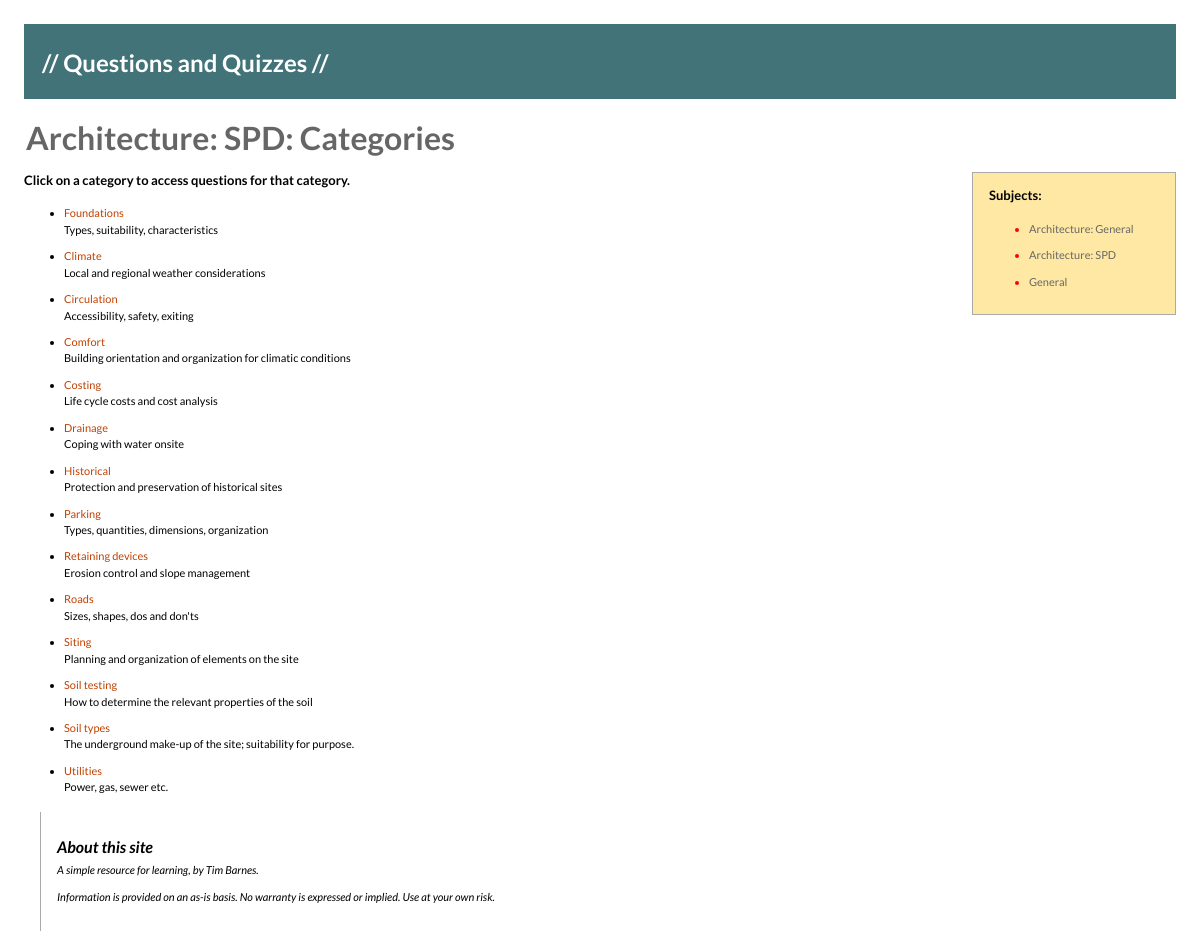
Page /educate/c/Architecture: SPD/ on the committed database.
### educate/models.py (models this page shows, shortened)
class Subject(models.Model):
    name = models.CharField(max_length=40)
    description = models.CharField(max_length=200, default='-description-')

class Category(models.Model):
    subject = models.ForeignKey(Subject)
    name = models.CharField(max_length=40)
    description = models.CharField(max_length=200, default='-description-')

### educate/views.py (the view)
# urls.py: url(r'^c/(?P<subject>[a-zA-Z:,\- d]+)/$', views.CategoriesView.as_view(), name='categories'),
class CategoriesView(generic.ListView):
    template_name = 'educate/categories.html'
    context_object_name = 'category_subset'
    def get_context_data(self, **kwargs):
        context = super(CategoriesView, self).get_context_data(**kwargs)
        context.update({
            'subject': self.kwargs['subject'],
            'subject_list': Subject.objects.order_by('name'),
            'category_list': Category.objects.order_by('name'),
        })
        return context
    def get_queryset(self):
        return Category.objects.filter(subject__name=self.kwargs['subject'])

### educate/templates/educate/categories.html (shortened to what this page needs)
{% extends "educate/base.html" %}
{% block title %}
<h1 class="pagetitle">{{ subject }}: Categories</h1>
{% endblock %}
{% block menu %}
<h3>Subjects:</h3>
{% if subject_list %}
<ul>
  {% for sub in subject_list %}
  <li><a href="{% url 'categories' sub.name %}">{{ sub.name }}</a></li>
  {% endfor %}
</ul>
{% else %}
<p>No subjects are available</p>
{% endif %}
{% endblock %}
{% block content %}
<h3>Click on a category to access questions for that category.</h3>
  {% if category_subset %}
  <ul>
    {% for cat in category_subset %}
    <li><a href="{% url 'questions' cat.name %}">{{ cat.name }}</a>
      <p>{{ cat.description }}</p>
    </li>
    {% endfor %}
  </ul>
  {% else %}
  <p>No categories found</p>
  {% endif %}
{% endblock %}

### educate/static/educate/educate.css (style rules this page uses)
a,address,blockquote,cite,code,dd,del,dfn,div,dl,dt,em,form,h1,h2,h3,h4,h5,h6,iframe,img,kbd,li,object,ol,p,q ,samp,small,span,strong,sub,sup,ul,var,applet,b,big,center,dir,font,hr,i,menu,pre,s,strike,tt,u,abbr,acronym, bdo,button,fieldset,ins,label { text-align:left;border-bottom:0pt none; }
p,li { font-size:11px;padding:0em;margin-top:0em;margin-bottom:.9em;line-height:1.5em; }
a { text-decoration:none;background-color:transparent; }
a:link { color:#c04000; }
body { font-family:Lato,Verdana,"Myriad Web",Syntax,Helvetica,sans-serif;text-align:center;height:100%; }
.banner a, h1 { font-size:x-large;color:white; }
#menu h2,h3,h4 { font-size:large; }
#menu a { color:#666666;font-weight:normal;background-color:transparent; }
h1,h2,h3,h4,h5,h6 { line-height:1.33em;margin-bottom:0.33em;font-family:Lato,"Myriad Web",Arial,Helvetica,sans-seri f; }
h1,h2,h3,h4,h5,h6,dt,th,thead,tfoot { background:none repeat scroll 0% 50%;color:black; }
h1 { margin-top:.5em;font-size:large;padding:2px; }
h1.pagetitle { font-size:xx-large;color:#666; }
h3 { font-size:small;font-weight:bold;margin-top:.5em; }

### rows in the picture
Subject: name "Architecture: SPD"
Subject: name "Architecture: General"
Subject: name "General"
Category: name "Foundations", description "Types, suitability, characteristics"
Category: name "Climate", description "Local and regional weather considerations"
Category: name "Circulation", description "Accessibility, safety, exiting"
Category: name "Comfort", description "Building orientation and organization for climatic conditions"
Category: name "Costing", description "Life cycle costs and cost analysis"
Category: name "Drainage", description "Coping with water onsite"
Category: name "Historical", description "Protection and preservation of historical sites"
Category: name "Parking", description "Types, quantities, dimensions, organization"
Category: name "Retaining devices", description "Erosion control and slope management"
Category: name "Roads", description "Sizes, shapes, dos and don'ts"
Category: name "Siting", description "Planning and organization of elements on the site"
Category: name "Soil testing", description "How to determine the relevant properties of the soil"
Category: name "Soil types", description "The underground make-up of the site; suitability for purpose."
Category: name "Utilities", description "Power, gas, sewer etc."
